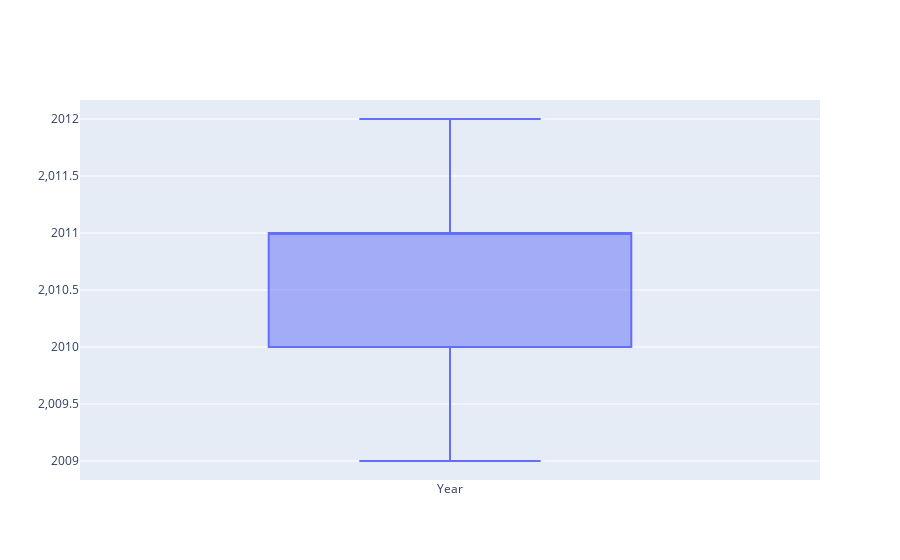

The notebook cell this image was saved under:
### Code cell
fig = go.Figure()
fig.add_trace(go.Box(y=df.Year, name="Year"))
fig.show()

### Figure 1 — Plotly figure (JSON) as saved in the notebook; plotly's stock layout.template omitted (floating-point values rounded to 4 significant figures; data arrays with more than 128 entries replaced by an {"elided": "..."} marker saying what was removed)
{"data": [{"name": "Year", "type": "box", "y": {"elided": "5030 int values"}}], "layout": {}}
